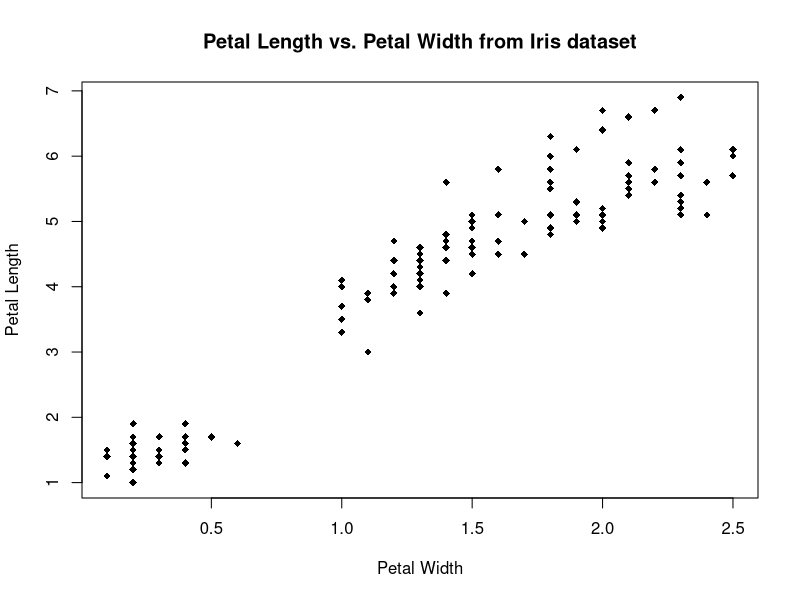
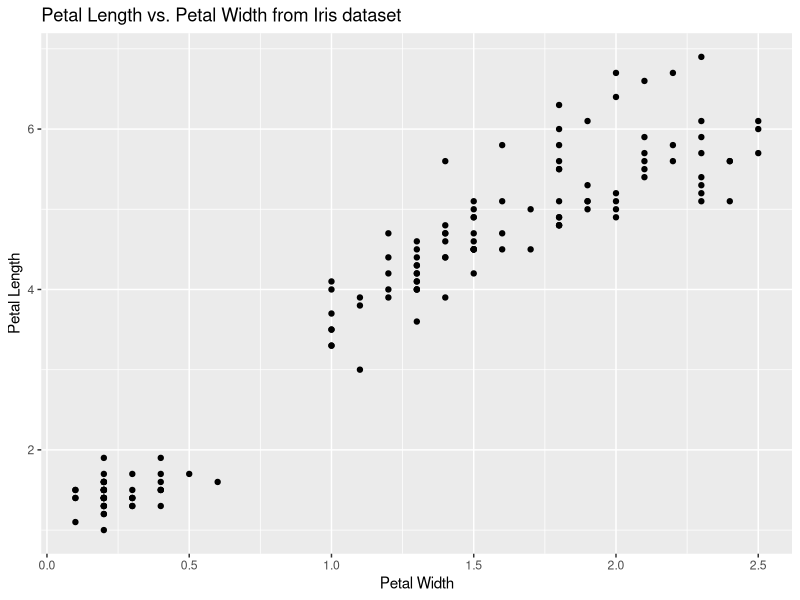
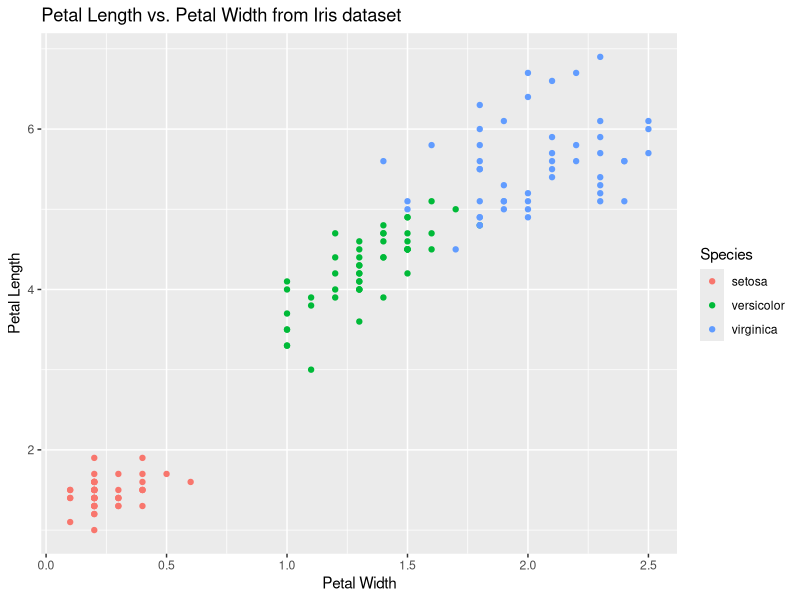
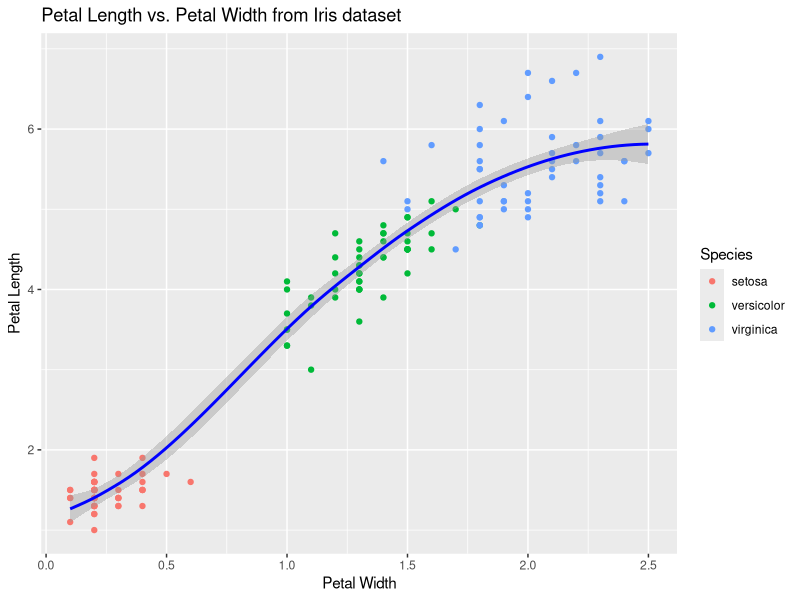
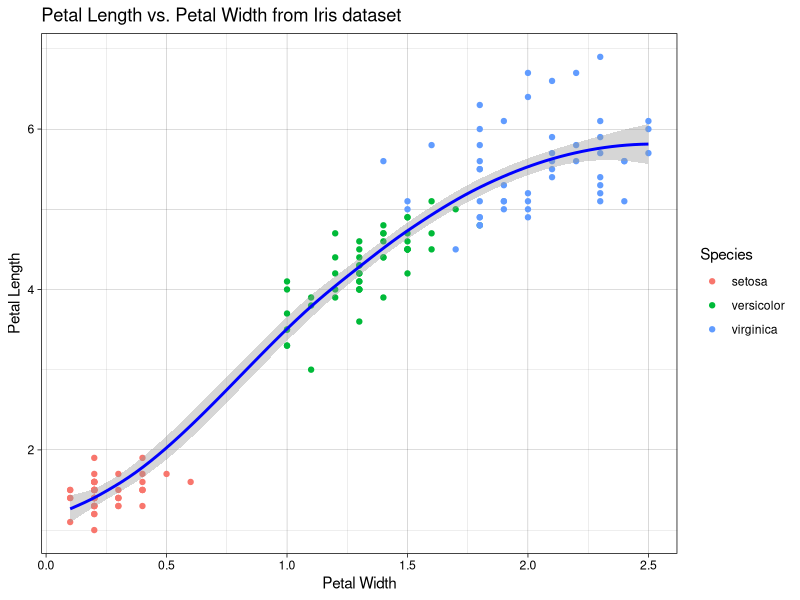

The R source for these figures, in order:
###########################################################
# ggplot provides a powerful framework for generating
# complex graphics, based on a philosophy/language of 
# visualization that separates the data, the aesthetics,
# and the plotting layer
###########################################################

# First, we will look at a simple scatterplot using the 
# 'base' plot function in R
plot(iris$Petal.Width, iris$Petal.Length, pch = 18, 
     xlab = "Petal Width", ylab = "Petal Length",
     main = "Petal Length vs. Petal Width from Iris dataset")

# Now generate similar scatterplots using ggplot
library(ggplot2)

####################################################################
# ggplot examples -- we will generally use this format
# ggplot(data, aes(x,y)) + layer(aes(...)) + labels + ...
#    data - the data.frame containing data to plot
#    aes - an aesthetic mapping, specifying the x- and y-values
#             to plot, and optionally the coloring to use. 
#             If specified in ggplot(), mapping applies to all layers
#    layer - the type of plot, e.g., geom_point() for a scatterplot, 
#             geom_bar() for a bar plot, etc
#    labels - ggtitle(), labs(x = "x label", y = "ylabel")
####################################################################

ggplot(iris, aes(x=Petal.Width, y = Petal.Length)) +
      geom_point() + 
      ggtitle("Petal Length vs. Petal Width from Iris dataset") +
      labs(x = "Petal Width", y = "Petal Length")

# we can color the points by specifying the color (or colour) aesthetic
# we can also store the plot in an object and plot later using the
# print function
g = ggplot(iris, aes(x=Petal.Width, y=Petal.Length)) +
  geom_point(aes(color = Species)) +
  ggtitle("Petal Length vs. Petal Width from Iris dataset") +
  labs(x = "Petal Width", y = "Petal Length")
print(g)

# alternative plots with added components
g + geom_smooth(color = "blue")
g + geom_smooth(color = "blue") + theme_linedraw()

